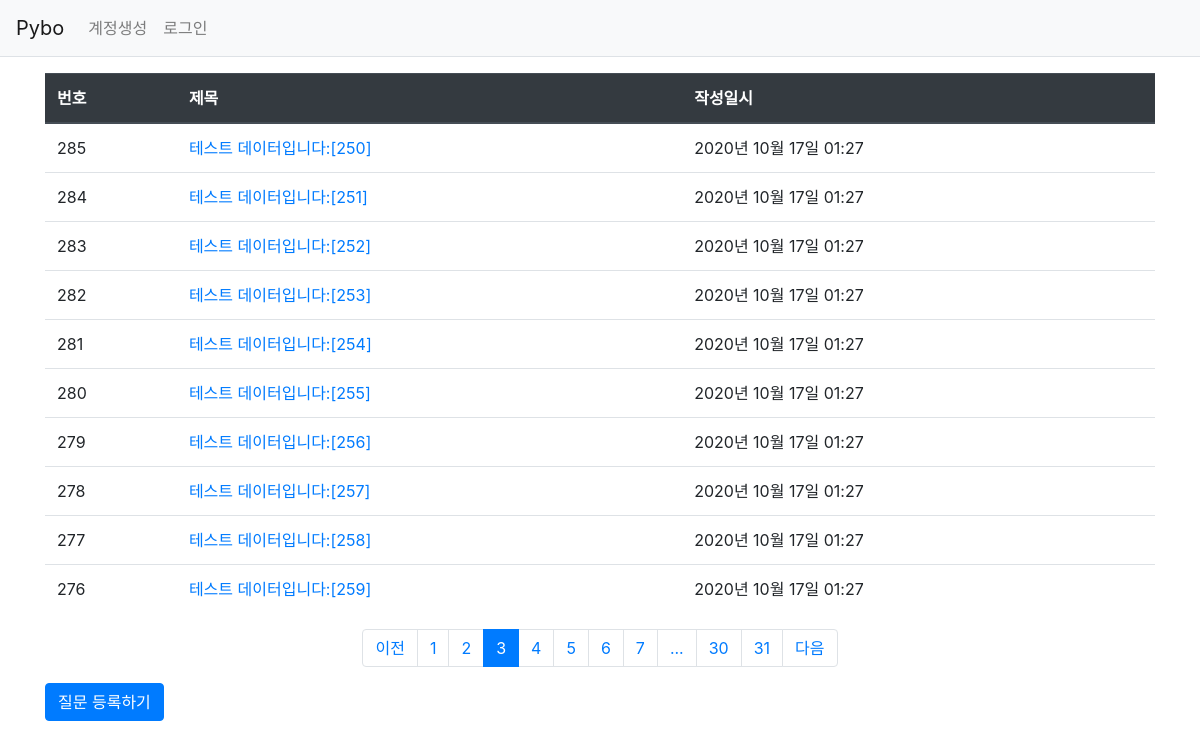
The app's page /quesiton/list/?page=3 with its own data.
### pybo/models.py (models this page shows)
class Question(db.Model):#nullable 비어있는값 들어올수없음 의미 디폴드값은 true
    id = db.Column(db.Integer, primary_key=True)#primary_key 중복 안됌,integer id숫자값
    subject = db.Column(db.String(200), nullable=False)#string제목처럼 제한된 글자수
    content = db.Column(db.Text(), nullable=False)#text글자수 제한 없음
    create_date = db.Column(db.DateTime(), nullable=False)#날짜와 시간
    user_id = db.Column(db.Integer, db.ForeignKey('user.id', ondelete='CASCADE'), nullable=False)
    user = db.relationship('User', backref=db.backref('question_set'))

### pybo/views/question_views.py (the view)
@bp.route('/list/')
def _list():
    page = request.args.get('page', type=int, default=1) #페이지 get방식으로 요청한 url에서 page값 가져올때 사용
    question_list = Question.query.order_by(Question.create_date.desc())
    question_list = question_list.paginate(page, per_page=10)
    return render_template('question/question_list.html', question_list=question_list)

### pybo/filter.py (called while the page is built)
def format_datetime(value, fmt='%Y년 %m월 %d일 %H:%M'):
    return value.strftime(fmt)

### pybo/views/auth_views.py (called while the page is built)
@bp.before_app_request #이 어노테이션이 적용된 함수는 라우트함수 실행전 항상 먼저 실행
def load_logged_in_user():
    user_id = session.get('user_id')
    if user_id is None:
        g.user = None
    else:
        g.user = User.query.get(user_id)

### pybo/templates/question/question_list.html (shortened to what this page needs)
{% extends 'base.html' %}
{% block content %}
<div class="container my-3">
    <table class="table">
        <thead>
        <tr class="thead-dark">
            <th>번호</th>
            <th>제목</th>
            <th>작성일시</th>
        </tr>
        </thead>
        <tbody>
        {% if question_list %}
        {% for question in question_list.items %}
        <tr>
            <td>{{ question_list.total - ((question_list.page-1) * question_list.per_page) - loop.index0 }}</td>
            <td>
                <a href="{{ url_for('question.detail', question_id=question.id) }}">{{ question.subject }}</a>
            </td>
            <td>{{ question.create_date|datetime }}</td>
        </tr>
        {% endfor %}
        {% else %}
        <tr>
            <td colspan="3">질문이 없습니다.</td>
        </tr>
        {% endif %}
        </tbody>
    </table>
    <ul class="pagination justify-content-center">
        {% if question_list.has_prev %}
        <li class="page-item">
            <a class="page-link" href="?page={{ question_list.prev_num }}">이전</a>
        </li>
        {% else %}
        <li class="page-item disabled">
            <a class="page-link" tabindex="-1" aria-disabled="true" href="#">이전</a>
        </li>
        {% endif %}
        {% for page_num in question_list.iter_pages() %}
            {% if page_num %}
                {% if page_num != question_list.page%}
                <li class="page-item">
                    <a class="page-link" href="?page={{ page_num }}">{{ page_num }}</a>
                </li>
                {% else %}
                <li class="page-item active" aria-current="page">
                    <a class="page-link" href="#">{{ page_num }}</a>
                </li>
                {% endif %}
            {% else %}
                <li class="disabled">
                    <a class="page-link" href="#">...</a>
                </li>
            {% endif %}
        {% endfor %}
        {% if question_list.has_next %}
        <li class="page-item">
            <a class="page-link" href="?page={{ question_list.next_num}}">다음</a>
        </li>
        {% else %}
        <li class="page-time disabled">
            <a class="page-link" tabindex="-1" aria-disabled="true" href="#">다음</a>
        </li>
        {% endif %}
      </ul>
    <a href="{{ url_for('question.create' )}}" class="btn btn-primary">질문 등록하기</a>
</div>
{% endblock %}

### records on screen
Question: total "285", subject "테스트 데이터입니다:[250]", create_date "2020년 10월 17일 01:27"
Question: total "284", subject "테스트 데이터입니다:[251]", create_date "2020년 10월 17일 01:27"
Question: total "283", subject "테스트 데이터입니다:[252]", create_date "2020년 10월 17일 01:27"
Question: total "282", subject "테스트 데이터입니다:[253]", create_date "2020년 10월 17일 01:27"
Question: total "281", subject "테스트 데이터입니다:[254]", create_date "2020년 10월 17일 01:27"
Question: total "280", subject "테스트 데이터입니다:[255]", create_date "2020년 10월 17일 01:27"
Question: total "279", subject "테스트 데이터입니다:[256]", create_date "2020년 10월 17일 01:27"
Question: total "278", subject "테스트 데이터입니다:[257]", create_date "2020년 10월 17일 01:27"
Question: total "277", subject "테스트 데이터입니다:[258]", create_date "2020년 10월 17일 01:27"
Question: total "276", subject "테스트 데이터입니다:[259]", create_date "2020년 10월 17일 01:27"

### other values on screen
{{ page_num }} "1" "2" "4" "5" "6" "7" "30" "31"
{{ page_num }} "3"
